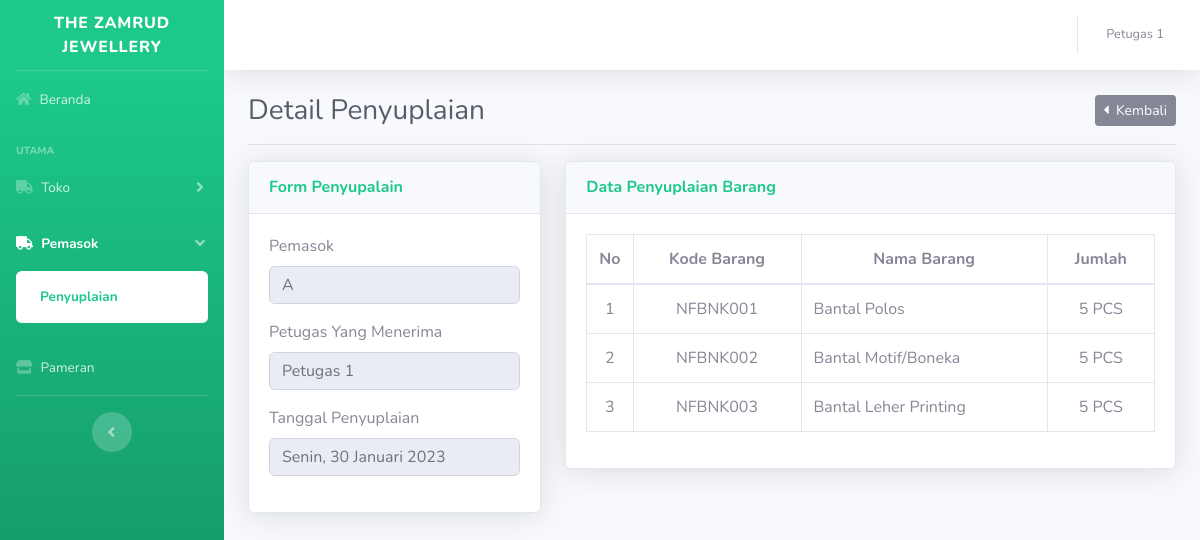
Screenshot of /index.php?h=detail_penyuplaian&id=1 (signed in) with the database file from the repository.
### tables this page shows
CREATE TABLE `penyuplaian` (
    id INT NOT NULL AUTO_INCREMENT,
    id_pemasok INT NOT NULL,
    id_petugas INT NOT NULL,
    tanggal DATE,
    PRIMARY KEY (id),
    FOREIGN KEY (id_pemasok) REFERENCES pemasok (id) ON DELETE CASCADE,
    FOREIGN KEY (id_petugas) REFERENCES petugas (id) ON DELETE CASCADE
);

CREATE TABLE `pemasok` (
    id INT NOT NULL AUTO_INCREMENT,
    nama VARCHAR(255),
    nomor_telepon VARCHAR(255),
    email VARCHAR(255),
    alamat TEXT,
    tanggal_terdaftar DATE,
    PRIMARY KEY (id) 
);

CREATE TABLE `petugas` (
    id INT NOT NULL AUTO_INCREMENT,
    id_pengguna INT NOT NULL,
    nik VARCHAR(255),
    nama VARCHAR(255),
    jabatan VARCHAR(255),
    nomor_telepon VARCHAR(255),
    tempat_lahir VARCHAR(255),
    tanggal_lahir DATE,
    jenis_kelamin VARCHAR(255),
    tanggal_terdaftar DATE,
    PRIMARY KEY (id),
    FOREIGN KEY (id_pengguna) REFERENCES pengguna (id) ON DELETE CASCADE
);

CREATE TABLE `detail_penyuplaian` (
    id INT NOT NULL AUTO_INCREMENT,
    id_penyuplaian INT NOT NULL,
    id_barang INT NOT NULL,
    jumlah INT,
    PRIMARY KEY (id),
    FOREIGN KEY (id_penyuplaian) REFERENCES penyuplaian (id) ON DELETE CASCADE,
    FOREIGN KEY (id_barang) REFERENCES barang (id) ON DELETE CASCADE
);

CREATE TABLE `jenis_barang` (
    id INT NOT NULL AUTO_INCREMENT,
    nama VARCHAR(255) NOT NULL,
    kode VARCHAR(255) NOT NULL,
    PRIMARY KEY (id)
);

CREATE TABLE `barang` (
    id INT NOT NULL AUTO_INCREMENT,
    id_jenis_barang INT NOT NULL,
    kode INT,
    nama VARCHAR(255),
    harga_toko INT,
    harga_label INT,
    stok INT,
    satuan VARCHAR(255),
    PRIMARY KEY (id),
    FOREIGN KEY (id_jenis_barang) REFERENCES jenis_barang (id) ON DELETE CASCADE
);

### db/koneksi.php (called while the page is built, shortened)
<?php
function generateKodeBarang($number)
{
  if ($number < 10)
    return ("00" . $number);
  elseif ($number < 100)
    return ("0" . $number);
  elseif ($number < 1000)
    return $number;
}
function indoensiaDateWithDay($date)
{
  $tanggal = explode('-', $date)[2];
  $bulan = explode('-', $date)[1];
  $tahun = explode('-', $date)[0];
  return DAY_IN_INDONESIA[Date("w", strtotime($date))] . ', ' . $tanggal . ' ' . MONTH_IN_INDONESIA[$bulan - 1] . ' ' . $tahun;
}

### halaman/detail/penyuplaian.php (the view)
<?php
$q = "
    SELECT
        penyuplaian.*,
        pemasok.nama nama_pemasok,
        petugas.nama nama_petugas
    FROM
        penyuplaian
    INNER JOIN
        pemasok
    ON
        pemasok.id=penyuplaian.id_pemasok
    INNER JOIN
        petugas
    ON
        petugas.id=penyuplaian.id_petugas
    WHERE
        penyuplaian.id=" . $_GET['id'];
$data = $mysqli->query($q)->fetch_assoc();
$q = "
    SELECT
        dp.jumlah,
        b.id,
        b.satuan,
        jb.kode kode_jenis_barang,
        b.kode,
        b.nama
    FROM
        detail_penyuplaian dp
    INNER JOIN
        barang b
    ON
        b.id=dp.id_barang
    INNER JOIN
        jenis_barang jb
    ON
        jb.id=b.id_jenis_barang
    WHERE
        dp.id_penyuplaian=" . $_GET['id'] . "
";
$barang_disuplai = $mysqli->query($q);
?>
<div class="container-fluid">
    <div class="d-flex justify-content-between align-items-center">
        <h1 class="h3 mb-0 text-gray-800">Detail Penyuplaian</h1>
        <a href="?h=penyuplaian" class="btn btn-secondary btn-sm"><i class="fas fa-caret-left"></i>&nbsp;&nbsp;Kembali</a>
    </div>
    <hr>
    <div class="row justify-content-center">
        <div class="col-12">
            <form action="" method="POST">
                <div class="row">
                    <div class="col-12 col-md-4">
                        <div class="card shadow mb-4">
                            <div class="card-header py-3">
                                <h6 class="m-0 font-weight-bold text-primary">Form Penyupalain</h6>
                            </div>
                            <div class="card-body">
                                <div class="mb-3">
                                    <label for="id_pemasok" class="form-label">Pemasok</label>
                                    <input type="text" class="form-control" disabled value="<?= $data['nama_pemasok']; ?>">
                                </div>
                                <div class="mb-3">
                                    <label for="id_petugas" class="form-label">Petugas Yang Menerima</label>
                                    <input type="text" class="form-control" disabled value="<?= $data['nama_petugas']; ?>">
                                </div>
                                <div class="mb-3">
                                    <label for="tanggal" class="form-label">Tanggal Penyuplaian</label>
                                    <input type="text" class="form-control" disabled value="<?= indoensiaDateWithDay($data['tanggal']); ?>">
                                </div>
                            </div>
                        </div>
                    </div>
                    <div class="col-12 col-md-8">
                        <div class="card shadow mb-4">
                            <div class="card-header py-3">
                                <h6 class="m-0 font-weight-bold text-primary">Data Penyuplaian Barang</h6>
                            </div>
                            <div class="card-body">
                                <div class="table-responsive">
                                    <table class="table table-bordered" width="100%" cellspacing="0">
                                        <thead>
                                            <tr>
                                                <th class="td-fit text-center">No</th>
                                                <th class="text-center">Kode Barang</th>
                                                <th class="text-center">Nama Barang</th>
                                                <th class="text-center">Jumlah</th>
                                            </tr>
                                        </thead>
                                        <?php
                                        $no = 1;
                                        ?>
                                        <tbody>
                                            <?php while ($row = $barang_disuplai->fetch_assoc()) : ?>
                                                <tr>
                                                    <td class="td-fit align-middle text-center"><?= $no++; ?></td>
                                                    <td class="align-middle text-center"><?= $row['kode_jenis_barang'] . generateKodeBarang($row['kode']); ?></td>
                                                    <td class="align-middle"><?= $row['nama']; ?></td>
                                                    <td class="align-middle text-center"><?= $row['jumlah']; ?> <?= $row['satuan']; ?></td>
                                                </tr>
                                            <?php endwhile; ?>
                                        </tbody>
                                    </table>
                                </div>
                            </div>
                        </div>
                    </div>
                </div>
            </form>
        </div>
    </div>
</div>

### index.php (shortened to what this page needs)
<?php require_once('db/koneksi.php'); ?>
<!DOCTYPE html>
<html lang="en">
<head>
    <link href="vendor/fontawesome-free/css/all.min.css" rel="stylesheet" type="text/css">
    <link href="assets/css/sb-admin-2.css" rel="stylesheet">
    <link href="vendor/datatables/dataTables.bootstrap4.min.css" rel="stylesheet">
    <link href="https://cdn.jsdelivr.net/npm/select2@4.1.0-rc.0/dist/css/select2.min.css" rel="stylesheet" />
</head>
<body id="page-top">
    <div id="wrapper">
        <?php include_once('templates/sidebar.php'); ?>
        <div id="content-wrapper" class="d-flex flex-column">
            <div id="content">
                <?php include_once('templates/navbar.php'); ?>
                <?php
                if (isset($_SESSION['user'])) {
                    if (isset($_GET['h'])) {
                        switch ($_GET['h']) {
                            case "detail_penyuplaian":
                                include_once "halaman/detail/penyuplaian.php";
                                break;
                        }
                    } else include_once "beranda.php";
                } else
                    echo "<script>location.href = 'halaman/auth/login.php'</script>";
                ?>
            </div>
        </div>
    </div>
</body>
</html>

### templates/sidebar.php (shortened to what this page needs)
<ul class="navbar-nav bg-gradient-primary sidebar sidebar-dark accordion" id="accordionSidebar">
    <a class="sidebar-brand d-flex align-items-center justify-content-center" href="?">
        <div class="sidebar-brand-text mx-3">THE ZAMRUD JEWELLERY</div>
    </a>
    <hr class="sidebar-divider my-0">
    <li class="nav-item <?= isset($_GET['h']) ? (($_GET['h'] == "") ? "active" : "")  : "active" ?>">
        <a class="nav-link" href="?">
            <i class="fas fa-home"></i>
            <span>Beranda</span></a>
    </li>
    <div class="sidebar-heading mt-3">
        Utama
    </div>
    <li class="nav-item <?= in_array(($_GET['h'] ?? ''), ['toko', 'distribusi_barang', 'detail_distribusi_barang', 'tambah_toko', 'tambah_distribusi_barang', 'edit_toko', 'edit_distribusi_barang']) ? 'active' : '' ?>">
        <a class="nav-link <?= in_array(($_GET['h'] ?? ''), ['toko', 'distribusi_barang', 'detail_distribusi_barang', 'tambah_toko', 'tambah_distribusi_barang', 'edit_toko', 'edit_distribusi_barang']) ? '' : 'collapsed' ?>" href="#" data-toggle="collapse" data-target="#toko" aria-expanded="true" aria-controls="toko">
            <i class="fas fa-truck"></i>
            <span>Toko</span>
        </a>
    </li>
    <li class="nav-item <?= in_array(($_GET['h'] ?? ''), ['pemasok', 'penyuplaian', 'detail_penyuplaian', 'detail_return_barang', 'return_barang', 'tambah_pemasok', 'tambah_penyuplaian', 'tambah_return_barang', 'edit_pemasok', 'edit_penyuplaian', 'edit_return_barang']) ? 'active' : '' ?>">
        <a class="nav-link <?= in_array(($_GET['h'] ?? ''), ['pemasok', 'penyuplaian', 'detail_penyuplaian', 'detail_return_barang', 'return_barang', 'tambah_pemasok', 'tambah_penyuplaian', 'tambah_return_barang', 'edit_pemasok', 'edit_penyuplaian', 'edit_return_barang']) ? '' : 'collapsed' ?>" href="#" data-toggle="collapse" data-target="#pemasok" aria-expanded="true" aria-controls="pemasok">
            <i class="fas fa-truck"></i>
            <span>Pemasok</span>
        </a>
        <div id="pemasok" class="collapse <?= in_array(($_GET['h'] ?? ''), ['pemasok', 'penyuplaian', 'detail_penyuplaian', 'detail_return_barang', 'return_barang', 'tambah_pemasok', 'tambah_penyuplaian', 'tambah_return_barang', 'edit_pemasok', 'edit_penyuplaian', 'edit_return_barang']) ? 'show' : '' ?>" aria-labelledby="headingPages" data-parent="#accordionSidebar">
            <div class="bg-white py-2 collapse-inner rounded">
                <a class="collapse-item <?= in_array(($_GET['h'] ?? ''), ['penyuplaian', 'detail_penyuplaian', 'tambah_penyuplaian', 'edit_penyuplaian']) ? 'active' : '' ?>" href="?h=penyuplaian">Penyuplaian</a>
            </div>
        </div>
    </li>
    <li class="nav-item <?= in_array(($_GET['h'] ?? ''), ['pameran', 'detail_pameran', 'tambah_pameran', 'edit_pameran']) ? 'active' : '' ?>">
        <a class="nav-link" href="?h=pameran">
            <i class="fas fa-store"></i>
            <span>Pameran</span></a>
    </li>
    <hr class="sidebar-divider d-none d-md-block">
    <div class="text-center d-none d-md-inline">
        <button class="rounded-circle border-0" id="sidebarToggle"></button>
    </div>
</ul>

### templates/navbar.php (shortened to what this page needs)
<nav class="navbar navbar-expand navbar-light bg-white topbar mb-4 static-top shadow">
    <ul class="navbar-nav ml-auto">
        <li class="nav-item dropdown no-arrow">
            <a class="nav-link dropdown-toggle" href="#" id="userDropdown" role="button" data-toggle="dropdown" aria-haspopup="true" aria-expanded="false">
                <span class="mr-2 d-none d-lg-inline text-gray-600 small"><?= $_SESSION['user']['status'] == 'ADMIN' ? $_SESSION['user']['username'] : $_SESSION['user']['nama']; ?></span>
            </a>
        </li>
    </ul>
</nav>

### index.php (style rules this page uses)
.td-fit { width: 1%; white-space: nowrap; }

### rows the page displays
penyuplaian: id_pemasok.nama "A", id_petugas.nama "Petugas 1", tanggal "Senin, 30 Januari 2023"
detail_penyuplaian: jenis_barang.kode "NFBNK", id_barang.kode "001", id_barang.nama "Bantal Polos", jumlah "5", id_barang.satuan "PCS"
detail_penyuplaian: jenis_barang.kode "NFBNK", id_barang.kode "002", id_barang.nama "Bantal Motif/Boneka", jumlah "5", id_barang.satuan "PCS"
detail_penyuplaian: jenis_barang.kode "NFBNK", id_barang.kode "003", id_barang.nama "Bantal Leher Printing", jumlah "5", id_barang.satuan "PCS"

### other values shown
$_SESSION['user']['nama'] "Petugas 1"
